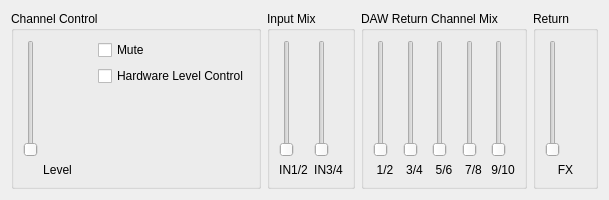
       <widget class="QWidget" name="tab" >
        <attribute name="title" >
         <string>Out7/8 (Headphones 2)</string>
        </attribute>
        <layout class="QGridLayout" >
         <item row="0" column="0" >
          <layout class="QHBoxLayout" >
           <item>
            <widget class="QGroupBox" name="groupOut78_1" >
             <property name="minimumSize" >
              <size>
               <width>250</width>
               <height>0</height>
              </size>
             </property>
             <property name="title" >
              <string>Channel Control</string>
             </property>
             <layout class="QGridLayout" >
              <item row="0" column="1" >
               <layout class="QVBoxLayout" >
                <item>
                 <widget class="QCheckBox" name="chkOut78Mute" >
                  <property name="text" >
                   <string>Mute</string>
                  </property>
                 </widget>
                </item>
                <item>
                 <widget class="QCheckBox" name="chkOut78HwCtrl" >
                  <property name="text" >
                   <string>Hardware Level Control</string>
                  </property>
                 </widget>
                </item>
               </layout>
              </item>
              <item rowspan="2" row="0" column="0" >
               <layout class="QVBoxLayout" >
                <item>
                 <widget class="QSlider" name="sldOut78Level" >
                  <property name="minimum" >
                   <number>0</number>
                  </property>
                  <property name="maximum" >
                   <number>255</number>
                  </property>
                  <property name="singleStep" >
                   <number>2</number>
                  </property>
                  <property name="pageStep" >
                   <number>16</number>
                  </property>
                  <property name="orientation" >
                   <enum>Qt::Vertical</enum>
                  </property>
                  <property name="tickInterval" >
                   <number>32</number>
                  </property>
                 </widget>
                </item>
                <item>
                 <widget class="QLabel" name="txtOut78Lvl" >
                  <property name="text" >
                   <string>Level</string>
                  </property>
                  <property name="alignment" >
                   <set>Qt::AlignCenter</set>
                  </property>
                  <property name="wordWrap" >
                   <bool>false</bool>
                  </property>
                 </widget>
                </item>
               </layout>
              </item>
              <item row="1" column="1" >
               <spacer>
                <property name="orientation" >
                 <enum>Qt::Vertical</enum>
                </property>
                <property name="sizeType" >
                 <enum>QSizePolicy::Expanding</enum>
                </property>
                <property name="sizeHint" >
                 <size>
                  <width>21</width>
                  <height>91</height>
                 </size>
                </property>
               </spacer>
              </item>
             </layout>
            </widget>
           </item>
           <item>
            <widget class="QGroupBox" name="groupOut78_2" >
             <property name="title" >
              <string>Input Mix</string>
             </property>
             <layout class="QGridLayout" >
              <item row="0" column="0" >
               <layout class="QVBoxLayout" >
                <item>
                 <widget class="QSlider" name="sldIN12Out78" >
                  <property name="minimum" >
                   <number>0</number>
                  </property>
                  <property name="maximum" >
                   <number>32767</number>
                  </property>
                  <property name="singleStep" >
                   <number>10000</number>
                  </property>
                  <property name="pageStep" >
                   <number>1000</number>
                  </property>
                  <property name="orientation" >
                   <enum>Qt::Vertical</enum>
                  </property>
                  <property name="tickInterval" >
                   <number>10000</number>
                  </property>
                 </widget>
                </item>
                <item>
                 <widget class="QLabel" name="txtOut78In12" >
                  <property name="text" >
                   <string>IN1/2</string>
                  </property>
                  <property name="alignment" >
                   <set>Qt::AlignCenter</set>
                  </property>
                  <property name="wordWrap" >
                   <bool>false</bool>
                  </property>
                 </widget>
                </item>
               </layout>
              </item>
              <item row="0" column="1" >
               <layout class="QVBoxLayout" >
                <item>
                 <widget class="QSlider" name="sldIN34Out78" >
                  <property name="minimum" >
                   <number>0</number>
                  </property>
                  <property name="maximum" >
                   <number>32767</number>
                  </property>
                  <property name="singleStep" >
                   <number>10000</number>
                  </property>
                  <property name="pageStep" >
                   <number>1000</number>
                  </property>
                  <property name="orientation" >
                   <enum>Qt::Vertical</enum>
                  </property>
                  <property name="tickInterval" >
                   <number>10000</number>
                  </property>
                 </widget>
                </item>
                <item>
                 <widget class="QLabel" name="txtOut78In34" >
                  <property name="text" >
                   <string>IN3/4</string>
                  </property>
                  <property name="alignment" >
                   <set>Qt::AlignCenter</set>
                  </property>
                  <property name="wordWrap" >
                   <bool>false</bool>
                  </property>
                 </widget>
                </item>
               </layout>
              </item>
             </layout>
            </widget>
           </item>
           <item>
            <widget class="QGroupBox" name="groupOut78_3" >
             <property name="title" >
              <string>DAW Return Channel Mix</string>
             </property>
             <layout class="QGridLayout" >
              <item row="0" column="0" >
               <layout class="QVBoxLayout" >
                <item>
                 <widget class="QSlider" name="sldPC12Out78" >
                  <property name="minimum" >
                   <number>0</number>
                  </property>
                  <property name="maximum" >
                   <number>32767</number>
                  </property>
                  <property name="singleStep" >
                   <number>10000</number>
                  </property>
                  <property name="pageStep" >
                   <number>1000</number>
                  </property>
                  <property name="orientation" >
                   <enum>Qt::Vertical</enum>
                  </property>
                  <property name="tickInterval" >
                   <number>10000</number>
                  </property>
                 </widget>
                </item>
                <item>
                 <widget class="QLabel" name="txtOut78PC12" >
                  <property name="text" >
                   <string>1/2</string>
                  </property>
                  <property name="alignment" >
                   <set>Qt::AlignCenter</set>
                  </property>
                  <property name="wordWrap" >
                   <bool>false</bool>
                  </property>
                 </widget>
                </item>
               </layout>
              </item>
              <item row="0" column="1" >
               <layout class="QVBoxLayout" >
                <item>
                 <widget class="QSlider" name="sldPC34Out78" >
                  <property name="minimum" >
                   <number>0</number>
                  </property>
                  <property name="maximum" >
                   <number>32767</number>
                  </property>
                  <property name="singleStep" >
                   <number>10000</number>
                  </property>
                  <property name="pageStep" >
                   <number>1000</number>
                  </property>
                  <property name="orientation" >
                   <enum>Qt::Vertical</enum>
                  </property>
                  <property name="tickInterval" >
                   <number>10000</number>
                  </property>
                 </widget>
                </item>
                <item>
                 <widget class="QLabel" name="txtOut78PC34" >
                  <property name="text" >
                   <string>3/4</string>
                  </property>
                  <property name="alignment" >
                   <set>Qt::AlignCenter</set>
                  </property>
                  <property name="wordWrap" >
                   <bool>false</bool>
                  </property>
                 </widget>
                </item>
               </layout>
              </item>
              <item row="0" column="2" >
               <layout class="QVBoxLayout" >
                <item>
                 <widget class="QSlider" name="sldPC56Out78" >
                  <property name="minimum" >
                   <number>0</number>
                  </property>
                  <property name="maximum" >
                   <number>32767</number>
                  </property>
                  <property name="singleStep" >
                   <number>10000</number>
                  </property>
                  <property name="pageStep" >
                   <number>1000</number>
                  </property>
                  <property name="orientation" >
                   <enum>Qt::Vertical</enum>
                  </property>
                  <property name="tickInterval" >
                   <number>10000</number>
                  </property>
                 </widget>
                </item>
                <item>
                 <widget class="QLabel" name="txtOut78PC56" >
                  <property name="text" >
                   <string>5/6</string>
                  </property>
                  <property name="alignment" >
                   <set>Qt::AlignCenter</set>
                  </property>
                  <property name="wordWrap" >
                   <bool>false</bool>
                  </property>
                 </widget>
                </item>
               </layout>
              </item>
              <item row="0" column="3" >
               <layout class="QVBoxLayout" >
                <item>
                 <widget class="QSlider" name="sldPC78Out78" >
                  <property name="minimum" >
                   <number>0</number>
                  </property>
                  <property name="maximum" >
                   <number>32767</number>
                  </property>
                  <property name="singleStep" >
                   <number>10000</number>
                  </property>
                  <property name="pageStep" >
                   <number>1000</number>
                  </property>
                  <property name="orientation" >
                   <enum>Qt::Vertical</enum>
                  </property>
                  <property name="tickInterval" >
                   <number>10000</number>
                  </property>
                 </widget>
                </item>
                <item>
                 <widget class="QLabel" name="txtOut78PC78" >
                  <property name="text" >
                   <string>7/8</string>
                  </property>
                  <property name="alignment" >
                   <set>Qt::AlignCenter</set>
                  </property>
                  <property name="wordWrap" >
                   <bool>false</bool>
                  </property>
                 </widget>
                </item>
               </layout>
              </item>
              <item row="0" column="4" >
               <layout class="QVBoxLayout" >
                <item>
                 <widget class="QSlider" name="sldPC910Out78" >
                  <property name="minimum" >
                   <number>0</number>
                  </property>
                  <property name="maximum" >
                   <number>32767</number>
                  </property>
                  <property name="singleStep" >
                   <number>10000</number>
                  </property>
                  <property name="pageStep" >
                   <number>1000</number>
                  </property>
                  <property name="orientation" >
                   <enum>Qt::Vertical</enum>
                  </property>
                  <property name="tickInterval" >
                   <number>10000</number>
                  </property>
                 </widget>
                </item>
                <item>
                 <widget class="QLabel" name="txtOut78PC910" >
                  <property name="text" >
                   <string>9/10</string>
                  </property>
                  <property name="alignment" >
                   <set>Qt::AlignCenter</set>
                  </property>
                  <property name="wordWrap" >
                   <bool>false</bool>
                  </property>
                 </widget>
                </item>
               </layout>
              </item>
             </layout>
            </widget>
           </item>
           <item>
            <widget class="QGroupBox" name="groupOut12_4_4" >
             <property name="title" >
              <string>Return</string>
             </property>
             <layout class="QGridLayout" >
              <item row="0" column="0" >
               <layout class="QVBoxLayout" >
                <item>
                 <widget class="QSlider" name="sldFXOut78" >
                  <property name="minimum" >
                   <number>0</number>
                  </property>
                  <property name="maximum" >
                   <number>32767</number>
                  </property>
                  <property name="singleStep" >
                   <number>10000</number>
                  </property>
                  <property name="pageStep" >
                   <number>1000</number>
                  </property>
                  <property name="orientation" >
                   <enum>Qt::Vertical</enum>
                  </property>
                  <property name="tickInterval" >
                   <number>10000</number>
                  </property>
                 </widget>
                </item>
                <item>
                 <widget class="QLabel" name="txtOut12In12_2_4" >
                  <property name="text" >
                   <string>FX</string>
                  </property>
                  <property name="alignment" >
                   <set>Qt::AlignCenter</set>
                  </property>
                  <property name="wordWrap" >
                   <bool>false</bool>
                  </property>
                 </widget>
                </item>
               </layout>
              </item>
             </layout>
            </widget>
           </item>
          </layout>
         </item>
        </layout>
       </widget>
